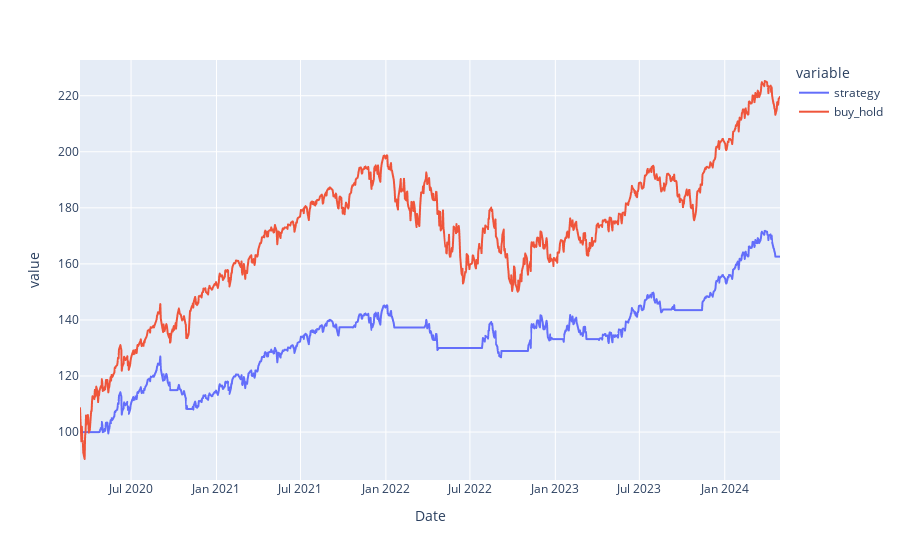

The cell this chart's notebook holds for it:
### Code cell
# Scale our money by the cumulative products
px.line(money * cumprod_signals)

### Figure 1 — Plotly figure (JSON) as saved in the notebook; plotly's stock layout.template omitted (floating-point values rounded to 4 significant figures; data arrays with more than 128 entries replaced by an {"elided": "..."} marker saying what was removed)
{"data": [{"hovertemplate": "variable=strategy<br>Date=%{x}<br>value=%{y}<extra></extra>", "legendgroup": "strategy", "line": {"color": "#636efa", "dash": "solid"}, "marker": {"symbol": "circle"}, "mode": "lines", "name": "strategy", "showlegend": true, "type": "scattergl", "x": {"elided": "1039 str values"}, "xaxis": "x", "y": {"elided": "1039 float values"}, "yaxis": "y"}, {"hovertemplate": "variable=buy_hold<br>Date=%{x}<br>value=%{y}<extra></extra>", "legendgroup": "buy_hold", "line": {"color": "#EF553B", "dash": "solid"}, "marker": {"symbol": "circle"}, "mode": "lines", "name": "buy_hold", "showlegend": true, "type": "scattergl", "x": {"elided": "1039 str values"}, "xaxis": "x", "y": {"elided": "1039 float values"}, "yaxis": "y"}], "layout": {"legend": {"title": {"text": "variable"}, "tracegroupgap": 0}, "margin": {"t": 60}, "xaxis": {"anchor": "y", "domain": [0, 1], "title": {"text": "Date"}}, "yaxis": {"anchor": "x", "domain": [0, 1], "title": {"text": "value"}}}}
